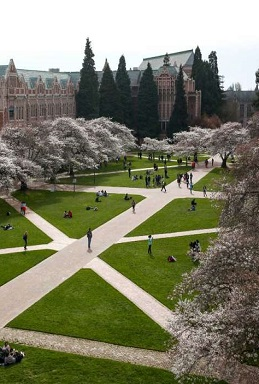
#> input picture image_processing_521/uw.png, 259 x 384 px, found by its file name
$ jupyter execute image_representation_521.ipynb
#> lines starting #> are read from the running program, lines starting #| are printed output that depends on the picture
[cell 1]
from PIL import Image
from pylab import *

[cell 2]
im = Image.open('uw.png')
#> im is the input picture: PIL image 259x384 RGBA; mean R, G, B, A 126.7, 127.7, 104, 255
imshow(im)

# Gray Scale

[cell 3]
# gray scale
im_gray = im.convert('L')
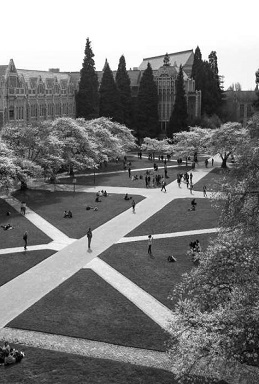
#> im_gray: PIL image 259x384 L; min 0, max 255, mean 124.7
imshow(im_gray, cmap='gray')

[cell 4]
im_m = array(im)
im_m.shape # hight, weight, RGB+alpha
#> Out = (384, 259, 4)

# Cropped Image

[cell 5]
im_c = im_m[50:100,:,:]
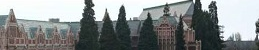
#> im_c: shape (50, 259, 4); mean R, G, B, A 134.1, 138.5, 138.7, 255
#crop image
imshow(im_c)

# Negative Image

[cell 6]
# negative image, substracting 255
im_n = 255 - im_m[:,:,:-1] # -1 to exclude the alpha, only get the negative of RGB
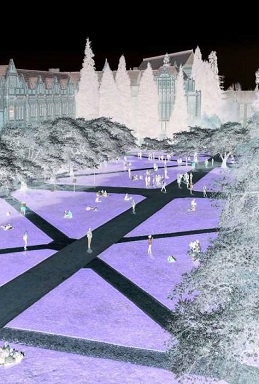
#> im_n: shape (384, 259, 3); mean R, G, B 128.3, 127.3, 151
imshow(im_n)

[cell 7]
im_n.shape
#> Out = (384, 259, 3)

[cell 8]
# gray-colored image contains only 2D array(hight, width)
im_gray_m= array(im_gray)
im_gray_m.shape
#> Out = (384, 259)

# Flatten to 1D

[cell 9]
# flatten, make it 1 dimensional, to analyze it statistically
im_gray_f = im_gray_m.flatten()
im_gray_f.shape
#> Out = (99456,)

[cell 10]
import matplotlib.pyplot as plt
plt.hist(im_gray_f, bins=256)
plt.ylabel('cnt')
plt.xlabel('RGB color code')
plt.show()
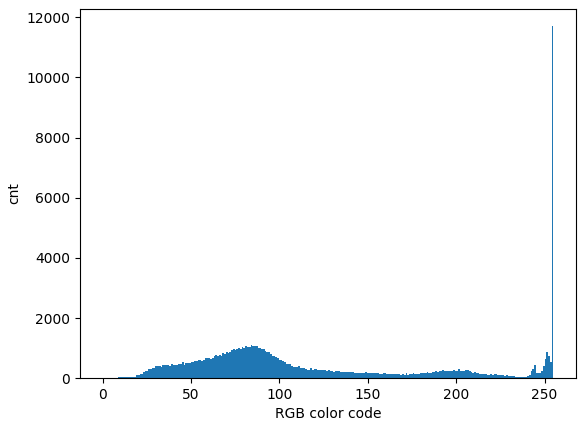
#> figure drawn by matplotlib, 1 panel; tallest bar 11705 high, from x = 254 to 255

[cell 11]
figure()
hist_0 = hist(im_gray_f, bins=256)
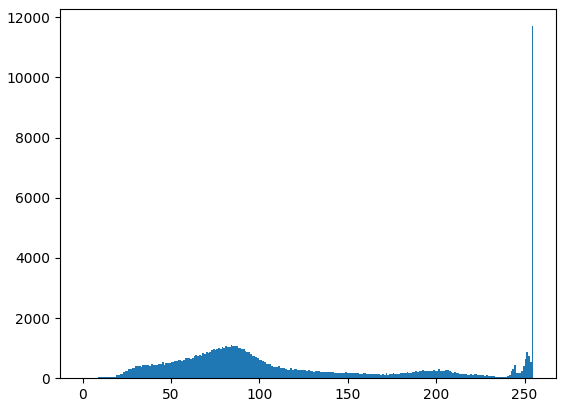
#> figure drawn by matplotlib, 1 panel; tallest bar 11705 high, from x = 254 to 255

# Enhance Contrast (Imange Normalization)

If color codes in the histogram are concentrated, it is hard to recognizr objects in the image.
Hence, we need to adjust the distribution of colors, making all intensities as equally common as possible(stepwise distribution).

[cell 12]
# change distribution to cdf(cumulative dist. func.), to reassign the value
imhist, bins = histogram(im_gray_f, bins=256, density = True)
#> imhist = 256 values, max 0.118 at index 255, min 5.05e-05 at index 0, mean 0.00392; bins = 257 values from 0 to 255
cdf = imhist.cumsum() #cumulative dist
#> cdf = 256 values from 5.05e-05 to 1
# map culmulative percentile to 0~255
# to avoid rouding error, divide it by the last number(should to 1, but it actually is just close to 1)
cdf = 255 * cdf / cdf[-1]
#> cdf = 256 values from 0.0128 to 255

[cell 13]
# store new values, interp=fill in new vals.
# orginal val, bins, new val. Remove the last bin
im2 = interp(im_gray_f, bins[:-1,], cdf )

# turn back to 2D(gray scale image's shape)
im_norm = im2.reshape(im_gray_m.shape)
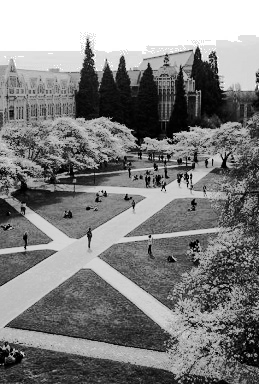
#> im_norm: shape (384, 259) float64; min 0.0128, max 255, mean 130.6

[cell 14]
# display
fig, ax = plt.subplots(1,2)
ax[0].imshow(im_norm, cmap='gray')
ax[1].imshow(im_gray_m, cmap='gray')
ax[0].set_title('Normalized')
ax[1].set_title("Original")

[cell 15]
figure()
hist_1 = hist(im2, 256)
hist_2 = hist(im_gray_f, 256)
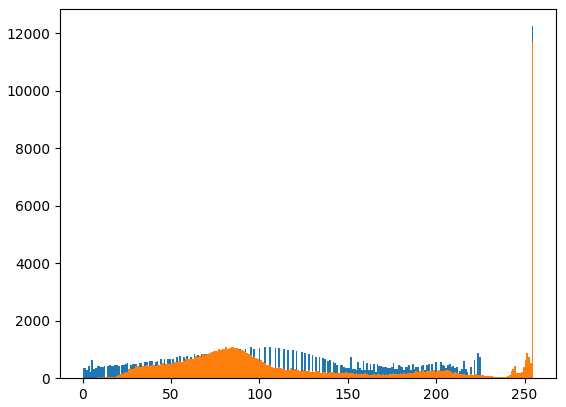
#> figure drawn by matplotlib, 1 panel; tallest bar 12251 high, from x = 254 to 255; tallest bar 11705 high, from x = 254 to 255
